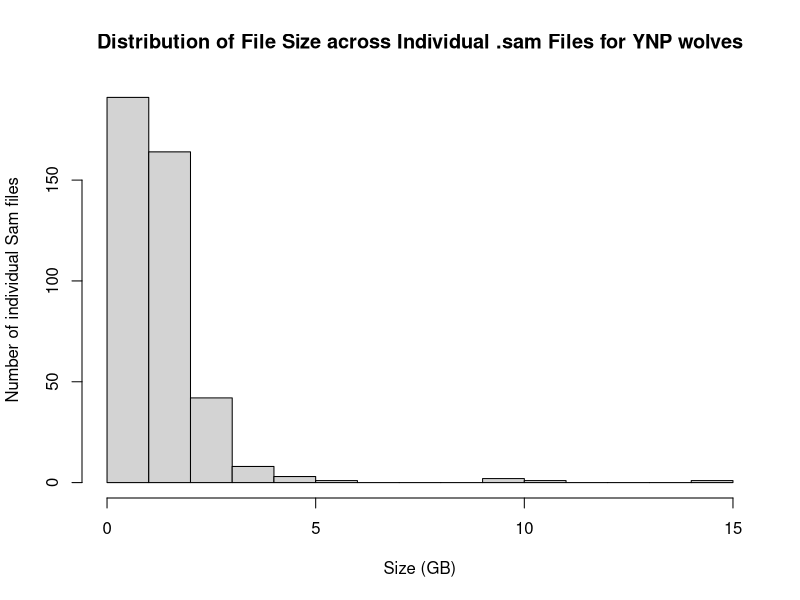
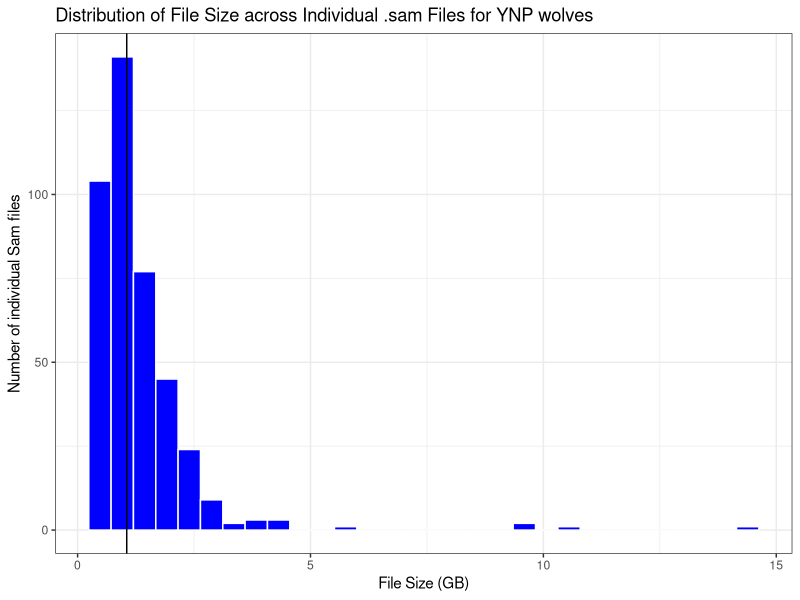

Generate these figures, in order, with R:
setwd("~/Documents/Senior_Fall/QCB_455/Final_Project_Files")
library(tidyverse)
library(ggplot2)


# upload file for SAM data file list
samfileinfo<-read.table("YNP_SAM_LS.txt", header=FALSE)

# convert to gigabytes
samfileinfo$V5GIGA <- samfileinfo$V5 / 10^9

# base R
hist(samfileinfo$V5GIGA, xlab="Size (GB)", ylab= "Number of individual Sam files",
     main = "Distribution of File Size across Individual .sam Files for YNP wolves")

#GGPLOT
samfileinfo %>% ggplot(aes(x = V5GIGA)) + geom_histogram(fill="blue", color="white") + 
  theme_bw() + geom_vline(xintercept=median(samfileinfo$V5GIGA)) +
  labs(title =  "Distribution of File Size across Individual .sam Files for YNP wolves", 
       x="File Size (GB)", y= "Number of individual Sam files")


